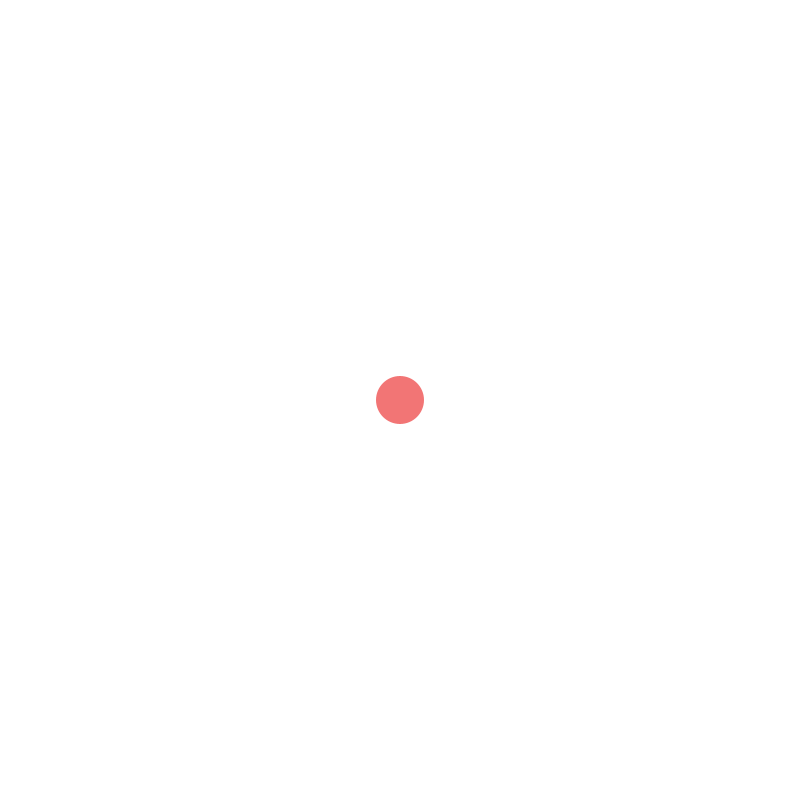
Frame 1 (no input)
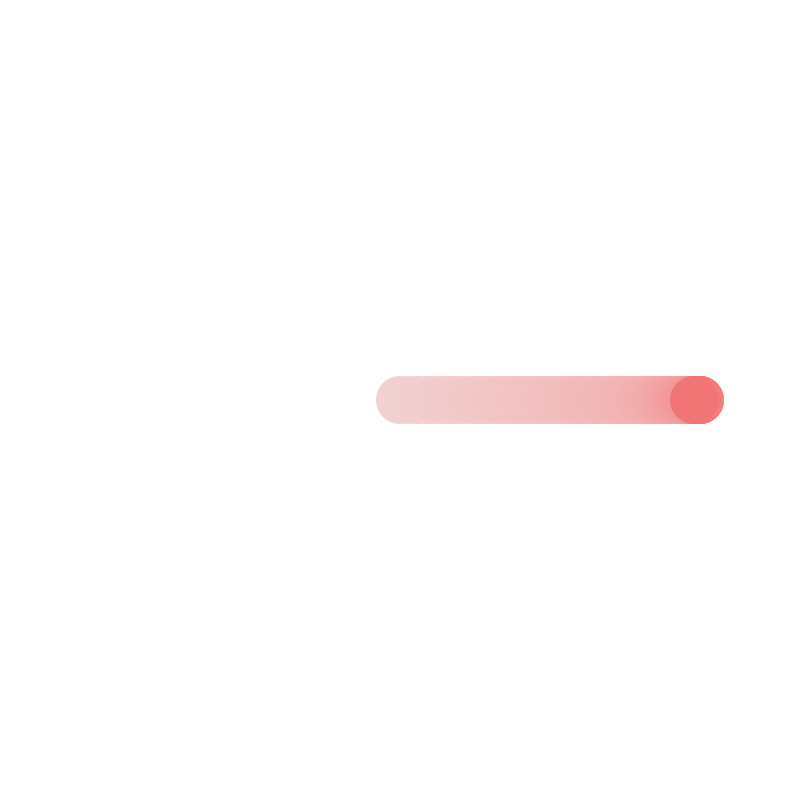
Frame 60 (the mouse pressed at the canvas centre just before this capture)
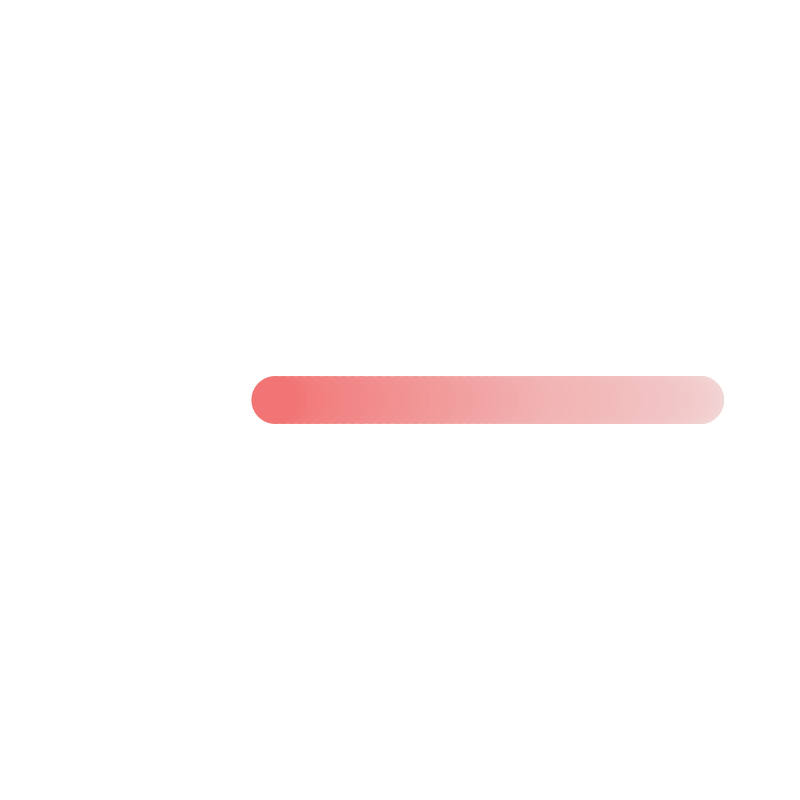
Frame 120 (the mouse held since frame 60 and released just before this capture)

The Processing sketch that drew these frames (run headless with seeded random() and noise(); from frame 60 on, the mouse is pressed at the canvas centre):

// Processing sketch: sketch_201207asin
// ── sketch_201207asin.pde
//模拟简谐运动
//void setup() {
//  size(800, 800);
//  background(255);
//}
//void draw() {
//  //残影效果
//  noStroke();
//  fill(255, 5);
//  rect(0, 0, width, width);

//  float period =120;//周期
//  float amplitude = 300;//振幅
//  //根据简谐运动的公式计算水平位置
//  float x = amplitude*sin(TWO_PI*frameCount/period);

//  stroke(0);
//  strokeWeight(2);
//  fill(127);
//  translate(width/2, height/2);
//  line(0, 0, x, 0);
//  ellipse(x, 0, 48, 48);
//}

//____________________________________________________
//带有角速度的震荡
float angle = 0;
float aVelocity = 0.03;
void setup() {
  size(800, 800);
  background(255);
}
void draw() {
  //残影效果
  noStroke();
  fill(255, 5);
  rect(0, 0, width, width);

  //float period =120;//周期
  float amplitude = 300;//振幅
  //根据简谐运动的公式计算水平位置
  //float x = amplitude*sin(TWO_PI*frameCount/period);
    float x = amplitude*sin(angle);
    angle += aVelocity;


  //stroke(0);
  //strokeWeight(2);
  noStroke();
  fill(#F27575);
  translate(width/2, height/2);
  line(0, 0, x, 0);
  ellipse(x, 0, 48, 48);
}
